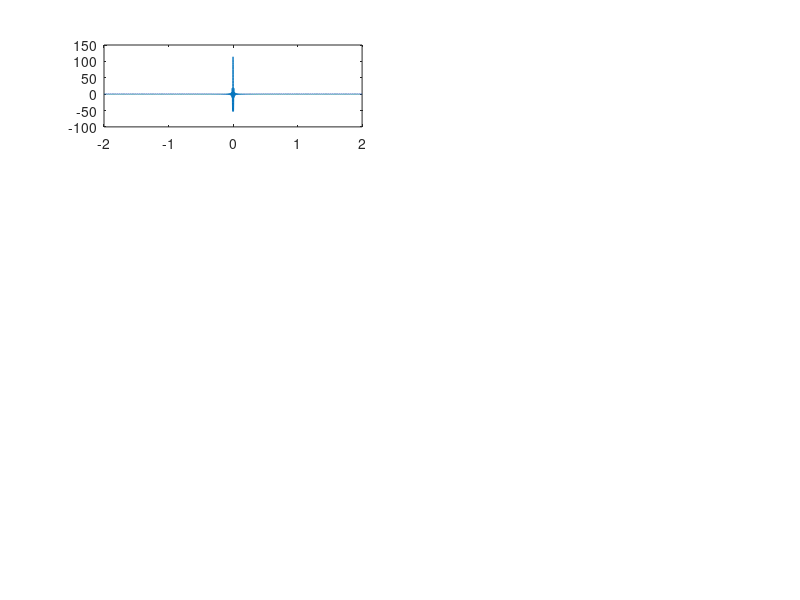

Write MATLAB code to recreate this figure. (Note: this script raises an error after producing the figure.)
function [] = test()
    load('fonction5.mat');
    load('signal1.mat');
    load('signal2.mat');
    
    f = 4;
    x0 = @(x) f;
    x1 = @(x) cos(2*pi*f*x);
    x2 = @(x) sin(2*pi*f*x);
    x3 = @(x) exp(1i*2*pi*f*x);
    x4 = @(x) rect(x);
    T0 = 0.1;
    x6 = @(x) x4(mod(x+T0/2,T0)-T0/2);
    
    A=-2;
    B=2;
    N=16384;
    
    temps = zeros(N,1);
    frequence = zeros(N,1);
    
    for n=1:N
        temps(n) = (n-1)*(B-A)/N + A;
        frequence(n) = -2*N/(B-A) + n;
    end   
    
    
    % AFFICHAGE
%     echantillon=echantillonage(x6,A,B,N);
%     plot(temps,echantillon);
    
    % SPECTRE EN FREQUENCE
%     echantillonSpectre=echantillonage(x6,A,B,N);
%     subplot(2,1,1);
%     plot(temps,echantillonSpectre);
%     
%     spectre = spectreEnFrequence(x6,A,B,N);
%     subplot(2,1,2);
%     plot(frequence,spectre);
    
    %INVERSE DE FOURIER
%     echantillonFourrier=echantillonage(x6,A,B,N);
%     subplot(3,1,1)
%     plot(temps,echantillonFourrier);
%     
%     
%     spectreFourier = spectreEnFrequence(x6,A,B,N);
%     subplot(3,1,2)
%     plot(frequence,spectreFourier)
%     
%     resultatInvFourier = tfourinv(spectreFourier');
%     subplot(3,1,3)
%     plot(temps,resultatInvFourier)
     
    % MODULATION
      subplot(4,2,1);
      plot(temps,s1);
      spectreS1=spectreEnFrequenceDejaEchantillone(s1);
      subplot(4,2,2);
      plot(frequence,spectreS1);
     
      subplot(4,2,3);
      plot(temps,s2);
      spectreS2=spectreEnFrequenceDejaEchantillone(s2);
      subplot(4,2,4);
      plot(frequence,spectreS2);
      
      f1 = 600;
      f2 = 300;
      c = modulation(N,s1,f1,s2,f2);
     
      subplot(4,2,5);
      plot(temps,c);
      spectreC=spectreEnFrequenceDejaEchantillone(c);
      subplot(4,2,6);
      plot(frequence,spectreC);
     
    % DEMODULATION
      
%       f1 = 600;
%       f2 = 300;
%       c = modulation(N,s1,f1,s2,f2);
%       f=f2;
%     
%       d = deModulation(N,c,f);
end

function [y] = rect(x)
    if(abs(x)<=0.02)
        y = 1;
    else
        y = 0;
    end
end


function [e] = echantillon (x,A,B,N)
    T=(B-A)/N;
    
    e = zeros(N,1);
    temps = zeros(N,1);
    frequence = zeros(N,1);
    
    for n=1:N
        temps(n) = (n-1)*T + A;
        frequence(n) = 1/temps(n);
        e(n) = x((n-1)*T+A);
    end
end

function [spectre] = spectreEnFrequence (x,A,B,N)
    ech = echantillon (x,A,B,N);
    four = tfour(ech');
    spectre = four';
end

function [c] = modulation (N,s1,f1,s2,f2)
     c = zeros(1,N);
     for i=1:N
         c(i) = s1(i) * cos(2*pi*f1*i) + s2(i) * cos(2*pi*f2*i);
     end
end

function [d] = deModulation (N,c,f)
     d = zeros(1,N);
     for i=1:N
         d(i) = c(i)*cos(2*pi*f*i);
     end
end

function [spectre] = spectreEnFrequenceDejaEchantillone (x)
    four = tfour(x);
    spectre = four';
end